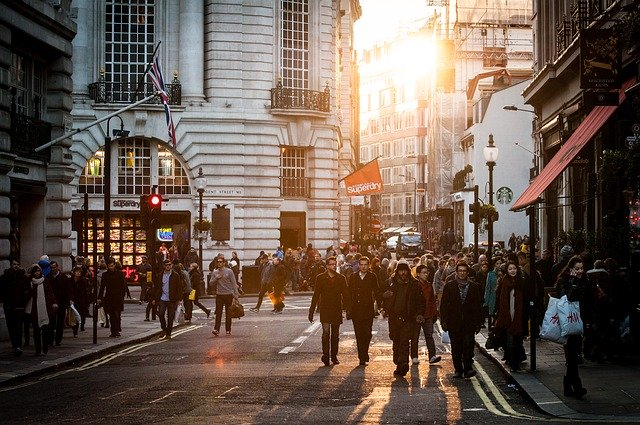
#> input picture data_input/people1.jpg, 640 x 425 px; its folder holds only this picture in this run
$ python img_detector.py
#> lines starting #> are read from the running program, lines starting #| are printed output that depends on the picture; after the words box and inside, x2 and y2 are one past the last pixel; in counts of white or black regions, pixels touching at a corner belong together
import glob
import cv2
import os

hog = cv2.HOGDescriptor()
hog.setSVMDetector(cv2.HOGDescriptor_getDefaultPeopleDetector())

image_paths = glob.glob('../data_input/*.jpg')
for image_path in image_paths:
    image_name = image_path.split(os.path.sep)[-1]
    image = cv2.imread(image_path)
#> image is the input picture: shape (425, 640, 3); mean B, G, R 78.3, 88.8, 105.1
    if image.shape[1] < 400:
        (height, width) = image.shape[:2]
        ratio = width / float(width)
        image = cv2.resize(image, (400, width * ratio))
    img_gray = cv2.cvtColor(image, cv2.COLOR_BGR2GRAY)
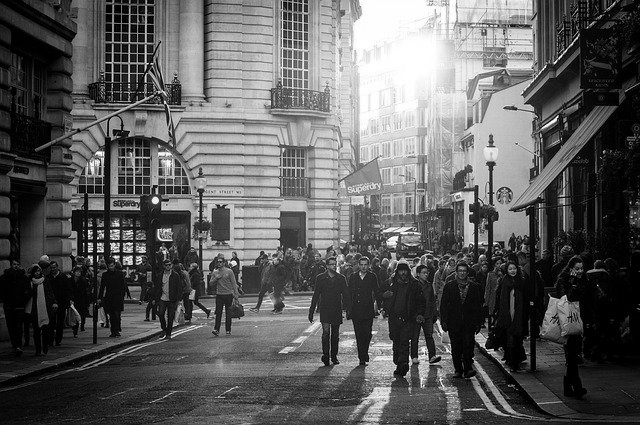
#> img_gray: shape (425, 640); min 0, max 255, mean 92.5
    rects, weights = hog.detectMultiScale(img_gray, winStride=(2, 2), padding=(10, 10), scale=1.02)
#> rects = [[77, 234, 69, 138], [191, 223, 68, 136], [23, 242, 65, 131], [297, 234, 78, 156], [369, 242, 82, 164], [160, 0, 66, 126], [136, 230, 68, 137], [531, 260, 80, 159], [414, 225, 100, 200], [485, 221, 88, 175]]; weights = [1.66, 1.36, 0.355, 2.59, 1.02, 0.108, 0.305, 0.237, 0.867, 0.425]
    for i, (x, y, w, h) in enumerate(rects):
        if weights[i] < 0.13:
            continue
        elif 0.3 > weights[i] > 0.13:
            cv2.rectangle(image, (x, y), (x + w, y + h), (0, 0, 255), 2)
        if 0.7 > weights[i] > 0.3:
            cv2.rectangle(image, (x, y), (x + w, y + h), (50, 122, 255), 2)
        if weights[i] > 0.7:
            cv2.rectangle(image, (x, y), (x + w, y + h), (0, 255, 0), 2)
#> this loop made 10 passes
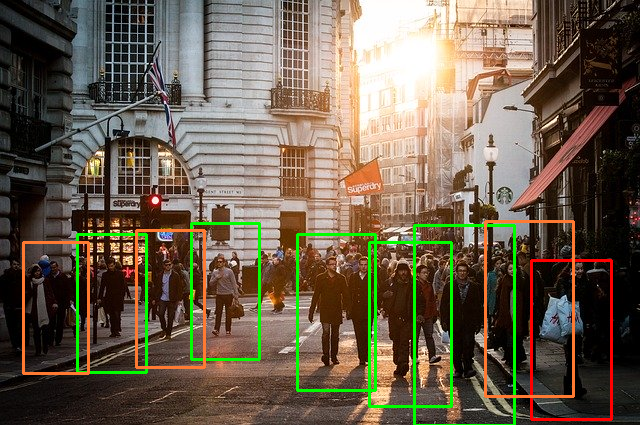
#> image: shape (425, 640, 3); 4.48% of pixels changed, all inside (x1, y1, x2, y2) = (22, 220, 613, 425)
    cv2.putText(image, 'High confidence', (10, 15), cv2.FONT_HERSHEY_SIMPLEX, 0.7, (0, 255, 0), 2)
    cv2.putText(image, 'Moderate confidence', (10, 35), cv2.FONT_HERSHEY_SIMPLEX, 0.7, (50, 122, 255), 2)
    cv2.putText(image, 'Low confidence', (10, 55), cv2.FONT_HERSHEY_SIMPLEX, 0.7, (0, 0, 255), 2)
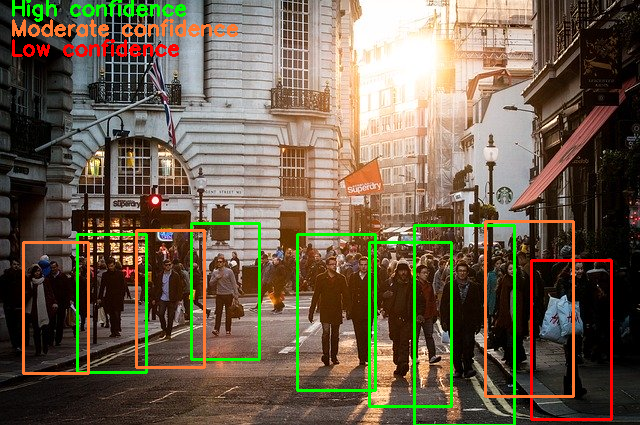
#> image: shape (425, 640, 3); mean B, G, R 75.9, 94.9, 108.1
    cv2.imshow('HOG detection', image)
    cv2.imwrite(f"../data_output/{image_name}", image)
    cv2.waitKey(0)

$ run again, on data_input/people3.jpg
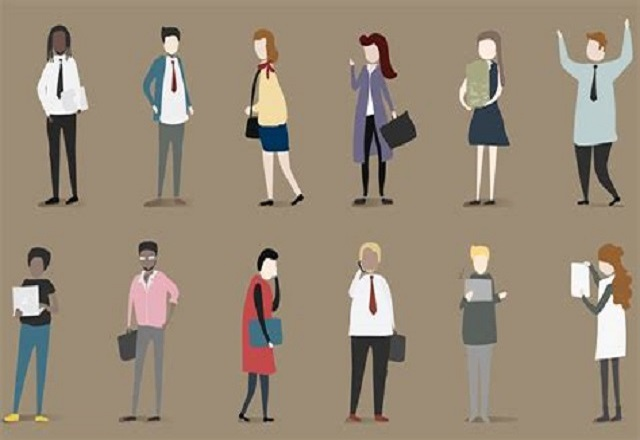
#> input picture data_input/people3.jpg, 640 x 440 px
#> image is the input picture: shape (440, 640, 3); mean B, G, R 120.3, 139.1, 153.3
#> `img_gray = cv2.cvtColor(image, cv2.COLOR_BGR2GRAY)`:
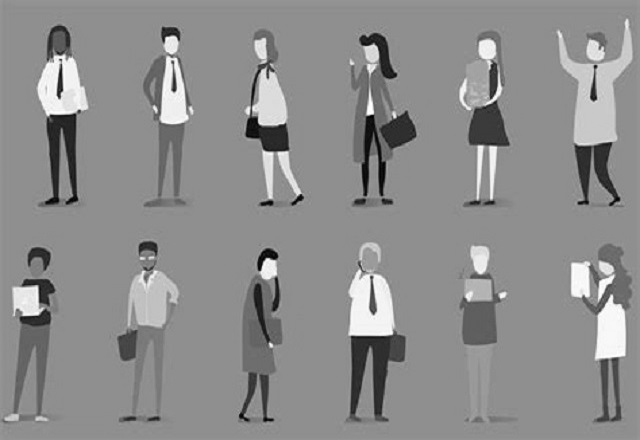
#> img_gray: shape (440, 640); min 0, max 255, mean 141.1
#> rects = [[438, 41, 97, 193], [566, 266, 74, 167], [215, 270, 89, 170], [100, 225, 103, 206], [319, 16, 110, 221], [218, 27, 106, 212], [430, 242, 99, 197], [116, 11, 107, 214], [538, 23, 102, 218], [0, 227, 87, 198], [315, 219, 111, 221], [4, 5, 116, 232]]; weights = [4.81, 1.89, 1.7, 3.64, 2.21, 3.74, 2.37, 4.5, 3.31, 1.89, 3.58, 5.01]
#> the loop `for i, (x, y, w, h) in enumerate(rects):` made 12 passes
#> `cv2.putText(image, 'Low confidence', (10, 55), cv2.FONT_HERSHEY_SIMPLE..`:
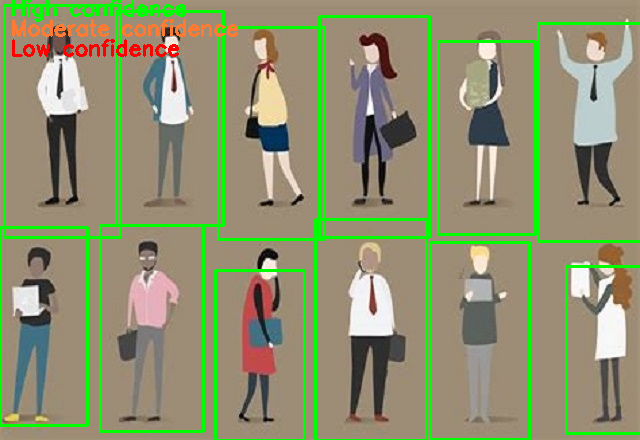
#> image: shape (440, 640, 3); mean B, G, R 110.7, 146.8, 142.6
